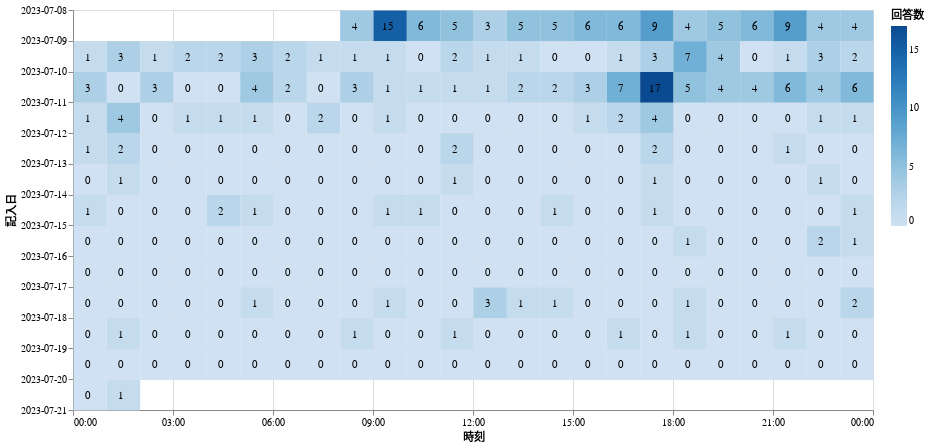

The notebook cell saved with this chart:
### Markdown cell above
回答

### Code cell
base = alt.Chart(tm).encode(
    alt.X("hours(timestamp):T").title("時刻"),
    alt.Y("yearmonthdate(timestamp):T").title("記入日").axis(format="%Y-%m-%d").sort("descending"),
).properties(
    width=800,
    height=400,
)


hm = base.mark_rect().encode(
    alt.Color("response").scale(scheme="blues").title("回答数"),
    #size="response"
)

tt = base.mark_text(dx=15, dy=10, baseline="line-top").encode(
    alt.Text("response"),
)


(hm + tt).save("tmp_registered.png")
(hm + tt)

### Figure 1 — Vega-Lite specification as saved in the notebook (floating-point values rounded to 4 significant figures; data arrays with more than 128 entries replaced by an {"elided": "..."} marker saying what was removed)
{"config": {"view": {"continuousWidth": 300, "continuousHeight": 300}}, "layer": [{"mark": {"type": "rect"}, "encoding": {"color": {"field": "response", "scale": {"scheme": "blues"}, "title": "回答数", "type": "quantitative"}, "x": {"field": "timestamp", "timeUnit": "hours", "title": "時刻", "type": "temporal"}, "y": {"axis": {"format": "%Y-%m-%d"}, "field": "timestamp", "sort": "descending", "timeUnit": "yearmonthdate", "title": "記入日", "type": "temporal"}}}, {"mark": {"type": "text", "baseline": "line-top", "dx": 15, "dy": 10}, "encoding": {"text": {"field": "response", "type": "quantitative"}, "x": {"field": "timestamp", "timeUnit": "hours", "title": "時刻", "type": "temporal"}, "y": {"axis": {"format": "%Y-%m-%d"}, "field": "timestamp", "sort": "descending", "timeUnit": "yearmonthdate", "title": "記入日", "type": "temporal"}}}], "data": {"name": "data-39eb64c02aadd3055be0aac0de33d5c2"}, "height": 400, "width": 800, "$schema": "https://vega.github.io/schema/vega-lite/v5.8.0.json", "datasets": {"data-39eb64c02aadd3055be0aac0de33d5c2": {"elided": "282 records"}}}
